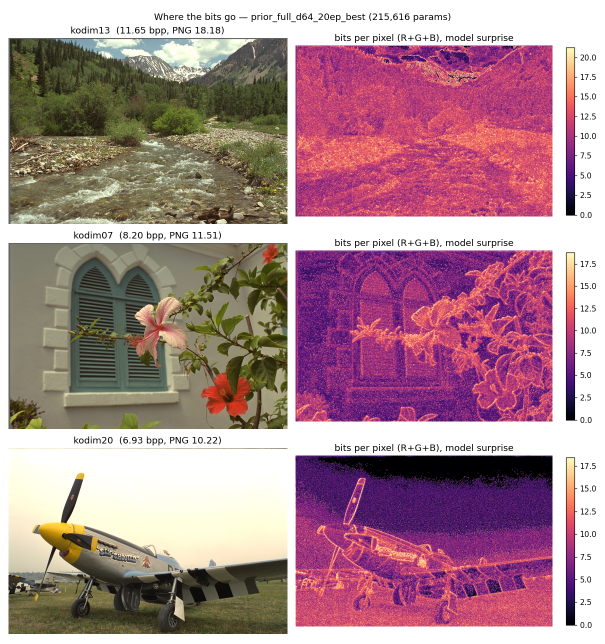
#> input picture experiments/scratch_classifier/pile_runs/rope_byte/kodak_bits_prior_full_d64_20ep_best.png, 1210 x 1287 px (shown at 1/2 size)
$ python blursort_frame_order.py pile_runs/rope_byte/kodak_bits_prior_full_d64_20ep_best.png
#> lines starting #> are read from the running program, lines starting #| are printed output that depends on the picture
"""Does frame ORDER matter when BlurSort polyphase sub-images are coded as a video?

BlurSort on a 2^k square image = bit-reversal permutation = polyphase decomposition: at scale s the
4^s "frames" are img[dy::2^s, dx::2^s] for phases (dx, dy). We write the frames as a video under several
orders and compare file sizes with lossless codecs (exactness verified by decoding) plus one lossy point.

  python3 blursort_frame_order.py IMAGE [--size 512] [--scales 2 3] [--out pile_runs/blursort]

Orders:
  dyadic   native BlurSort block order (row = rev(dx), col = rev(dy) over the phase grid, row-major)
  raster   phases in (dy, dx) row-major order
  snake    boustrophedon over the phase grid (consecutive frames differ by one full-res pixel)
  gray     Gray-code order on each axis, snake over rows (also one-pixel steps)
  random   fixed-seed shuffle (control)
Codecs:
  ffv1 (lossless, intra-only => order should NOT matter: null control), libx264rgb -qp 0 (lossless, inter),
  libx264rgb -crf 18 (lossy, inter; PSNR reported). Baselines: PNG and WebP-lossless of the crop.
"""

import argparse
import io
import json
import os
import subprocess
import tempfile
import time
from pathlib import Path

import numpy as np
from PIL import Image


def bitrev(i, k):
    return int(format(i, f"0{k}b")[::-1], 2) if k else 0


def phase_orders(s, seed=0):
    n = 2 ** s
    raster = [(dx, dy) for dy in range(n) for dx in range(n)]
    dyadic = [(bitrev(r, s), bitrev(c, s)) for r in range(n) for c in range(n)]  # block (r,c) holds phase (rev r, rev c)
    snake = [(dx if dy % 2 == 0 else n - 1 - dx, dy) for dy in range(n) for dx in range(n)]
    gray = [g ^ (g >> 1) for g in range(n)]
    grayo = [(gray[i] if j % 2 == 0 else gray[n - 1 - i], gray[j]) for j in range(n) for i in range(n)]
    rnd = list(raster)
    np.random.default_rng(seed).shuffle(rnd)
    return {"dyadic": dyadic, "raster": raster, "snake": snake, "gray": grayo, "random": rnd}


def frames(img, s, order):
    step = 2 ** s
    return [np.ascontiguousarray(img[dy::step, dx::step]) for dx, dy in order]


def write_video(frs, path, codec_args, fps=30):
    h, w, _ = frs[0].shape
    cmd = ["ffmpeg", "-hide_banner", "-loglevel", "error", "-y", "-f", "rawvideo", "-pix_fmt", "rgb24", "-s", f"{w}x{h}", "-r", str(fps),
           "-i", "pipe:0"] + codec_args + [path]
    p = subprocess.run(cmd, input=b"".join(f.tobytes() for f in frs), capture_output=True)
    if p.returncode:
        raise RuntimeError(p.stderr.decode())
    return os.path.getsize(path)


def read_video(path, n, h, w):
    cmd = ["ffmpeg", "-hide_banner", "-loglevel", "error", "-i", path, "-f", "rawvideo", "-pix_fmt", "rgb24", "pipe:1"]
    out = subprocess.run(cmd, capture_output=True).stdout
    return np.frombuffer(out, dtype=np.uint8).reshape(n, h, w, 3)


CODECS = {
    "ffv1_lossless": ["-c:v", "ffv1", "-level", "3", "-pix_fmt", "rgb24"],
    "x264rgb_qp0": ["-c:v", "libx264rgb", "-qp", "0", "-preset", "medium", "-pix_fmt", "rgb24"],
    "x264rgb_crf18": ["-c:v", "libx264rgb", "-crf", "18", "-preset", "medium", "-pix_fmt", "rgb24"],
}


def main():
    ap = argparse.ArgumentParser()
    ap.add_argument("image")
    ap.add_argument("--size", type=int, default=512)
    ap.add_argument("--scales", type=int, nargs="+", default=[2, 3])
    ap.add_argument("--out", default="pile_runs/blursort")
    a = ap.parse_args()

    im = Image.open(a.image).convert("RGB")
    W, H = im.size
#> W = 1210; H = 1287
    assert min(W, H) >= a.size, f"image {W}x{H} smaller than {a.size}"
    l, t = (W - a.size) // 2, (H - a.size) // 2
#> l = 349; t = 387
    img = np.array(im.crop((l, t, l + a.size, t + a.size)))
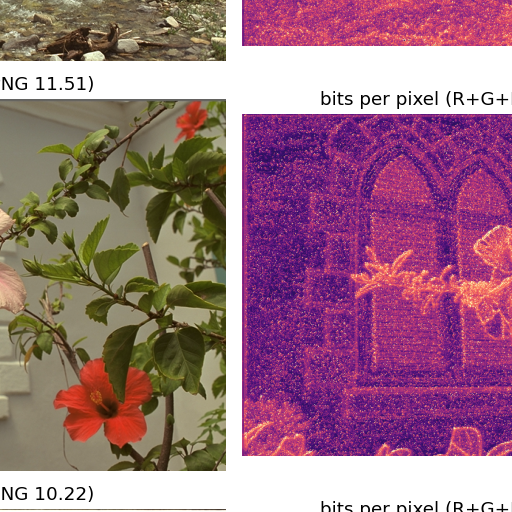
#> img: shape (512, 512, 3); mean R, G, B 158.2, 115.3, 131.8
    name = Path(a.image).stem
    npix = a.size * a.size
    res = {"image": a.image, "size": a.size, "baselines": {}, "scales": {}}

    buf = io.BytesIO(); Image.fromarray(img).save(buf, "PNG", optimize=True); res["baselines"]["png_bytes"] = buf.tell()
    buf = io.BytesIO(); Image.fromarray(img).save(buf, "WEBP", lossless=True, quality=100, method=6); res["baselines"]["webp_lossless_bytes"] = buf.tell()
    print(f"{name} {a.size}x{a.size}: PNG {res['baselines']['png_bytes']:,} B ({8*res['baselines']['png_bytes']/npix:.3f} bpp), "
          f"WebP-lossless {res['baselines']['webp_lossless_bytes']:,} B ({8*res['baselines']['webp_lossless_bytes']/npix:.3f} bpp)")

    tmp = tempfile.mkdtemp()
    for s in a.scales:
        orders = phase_orders(s)
        step = 2 ** s
        fh = fw = a.size // step
        res["scales"][s] = {}
        print(f"\nscale s={s}: {4**s} frames of {fw}x{fh}")
        print(f"{'codec':<16}{'order':<9}{'bytes':>10}{'bpp':>8}{'exact':>7}{'psnr':>7}{'sec':>6}")
        for cname, cargs in CODECS.items():
            res["scales"][s][cname] = {}
            for oname, order in orders.items():
                frs = frames(img, s, order)
                path = os.path.join(tmp, f"{name}_s{s}_{cname}_{oname}.mkv")
                t0 = time.time()
                nbytes = write_video(frs, path, cargs)
                dec = read_video(path, len(frs), fh, fw)
                ref = np.stack(frs)
                exact = bool(np.array_equal(dec, ref))
                mse = float(np.mean((dec.astype(np.float64) - ref.astype(np.float64)) ** 2))
                psnr = float("inf") if mse == 0 else 10 * np.log10(255 ** 2 / mse)
                res["scales"][s][cname][oname] = {"bytes": nbytes, "bpp": 8 * nbytes / npix, "exact": exact, "psnr": psnr}
                print(f"{cname:<16}{oname:<9}{nbytes:>10,}{8*nbytes/npix:>8.3f}{str(exact):>7}{psnr:>7.2f}{time.time()-t0:>6.1f}")
#> this loop made 1 pass
#> after the loop, res = 4 items
    Path(a.out).mkdir(parents=True, exist_ok=True)
    out = Path(a.out) / f"frame_order_{name}_{a.size}.json"
    json.dump(res, open(out, "w"), indent=1)
    print(f"\nsaved {out}")


if __name__ == "__main__":
    main()
#> (the call stopped at in write_video, `p = subprocess.run(cmd, input=b"".join(f.tobytes() for f in frs), capt..`: subprocess is not available in this run)
